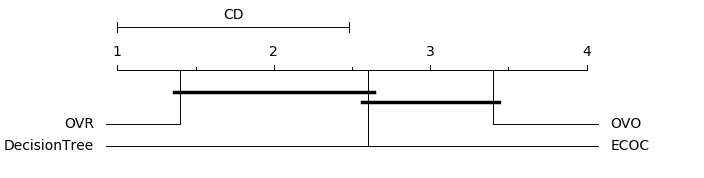

Here is the Python script that generated this plot:
import numpy as np
import pandas as pd
from scipy.stats import rankdata
from Orange.evaluation import graph_ranks, compute_CD
import matplotlib.pyplot as plt

# Para 4 clasificadores en nemenyi
q = 2.569
classifiers = 4
datasets = 10

cd = q*np.sqrt((classifiers*(classifiers + 1))/(6*datasets))
print(cd)

df = pd.read_csv('decisiontree.csv', header=0, index_col=0)
df1 = pd.read_csv('multiclass.csv', header=0, index_col=0)

data = df.to_numpy()
data = np.append(data, df1.to_numpy(), axis=1)

ranking = np.zeros(shape=data.shape)

for i in range(ranking.shape[0]):
    ranking[i, :] = rankdata(data[i, :])

final = np.copy(ranking.mean(axis=0))

names = ['DecisionTree', 'OVO', 'OVR', 'ECOC']

graph_ranks(list(final), names, cd)

plt.show()
